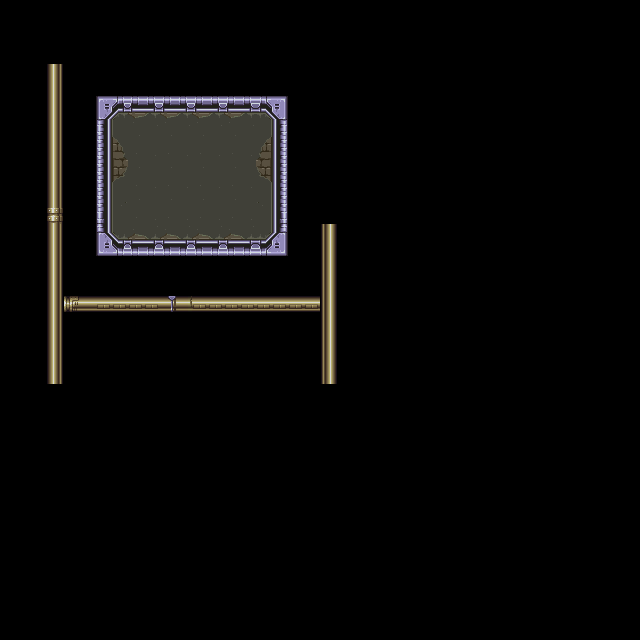

A 2D game scene composited from a Tiled map and its tileset images. What follows is a short description and the map's XML, with every tile layer's data as written:
An orthogonal 20x20 tile map with 32x32 px tiles, 1 tile layer (Tile Layer 1).

<map version="1.2" tiledversion="1.2.1" orientation="orthogonal" renderorder="right-down" width="20" height="20" tilewidth="32" tileheight="32" infinite="0" nextlayerid="2" nextobjectid="1">
 <tileset firstgid="1" name="test-tileset" tilewidth="32" tileheight="32" spacing="1" tilecount="77" columns="11">
  <image source="test-tileset.png" trans="00ffff" width="382" height="230" />
 </tileset>
 <layer id="1" name="Tile Layer 1" width="20" height="20">
  <data encoding="csv">
0,0,0,0,0,0,0,0,0,0,0,0,0,0,0,0,0,0,0,0,
0,0,0,0,0,0,0,0,0,0,0,0,0,0,0,0,0,0,0,0,
0,56,0,0,0,0,0,0,0,0,0,0,0,0,0,0,0,0,0,0,
0,56,0,3,4,4,4,4,5,0,0,0,0,0,0,0,0,0,0,0,
0,56,0,34,15,15,15,15,39,0,0,0,0,0,0,0,0,0,0,0,
0,56,0,35,15,15,15,15,51,0,0,0,0,0,0,0,0,0,0,0,
0,2,0,46,15,15,15,15,40,0,0,0,0,0,0,0,0,0,0,0,
0,56,0,36,48,48,48,48,38,0,60,0,0,0,0,0,0,0,0,0,
0,56,0,0,0,0,0,0,0,0,60,0,0,0,0,0,0,0,0,0,
0,56,58,57,57,1,57,7,7,7,60,0,0,0,0,0,0,0,0,0,
0,56,0,0,0,0,0,0,0,0,60,0,0,0,0,0,0,0,0,0,
0,56,0,0,0,0,0,0,0,0,60,0,0,0,0,0,0,0,0,0,
0,0,0,0,0,0,0,0,0,0,0,0,0,0,0,0,0,0,0,0,
0,0,0,0,0,0,0,0,0,0,0,0,0,0,0,0,0,0,0,0,
0,0,0,0,0,0,0,0,0,0,0,0,0,0,0,0,0,0,0,0,
0,0,0,0,0,0,0,0,0,0,0,0,0,0,0,0,0,0,0,0,
0,0,0,0,0,0,0,0,0,0,0,0,0,0,0,0,0,0,0,0,
0,0,0,0,0,0,0,0,0,0,0,0,0,0,0,0,0,0,0,0,
0,0,0,0,0,0,0,0,0,0,0,0,0,0,0,0,0,0,0,0,
0,0,0,0,0,0,0,0,0,0,0,0,0,0,0,0,0,0,0,0
</data>
 </layer>
</map>
